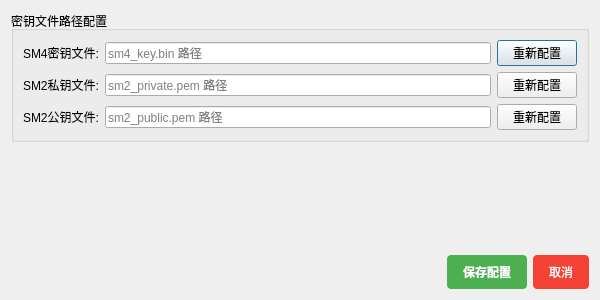
<?xml version="1.0" encoding="UTF-8"?>
<ui version="4.0">
 <class>KeyConfigDialog</class>
 <widget class="QDialog" name="KeyConfigDialog">
  <property name="geometry">
   <rect>
    <x>0</x>
    <y>0</y>
    <width>600</width>
    <height>300</height>
   </rect>
  </property>
  <property name="windowTitle">
   <string>密钥配置</string>
  </property>
  <layout class="QVBoxLayout" name="verticalLayout">
   <item>
    <widget class="QGroupBox" name="groupBox">
     <property name="title">
      <string>密钥文件路径配置</string>
     </property>
     <layout class="QGridLayout" name="gridLayout">
      <item row="0" column="0">
       <widget class="QLabel" name="label_sm4">
        <property name="text">
         <string>SM4密钥文件:</string>
        </property>
       </widget>
      </item>
      <item row="0" column="1">
       <layout class="QHBoxLayout" name="horizontalLayout">
        <item>
         <widget class="QLineEdit" name="sm4KeyEdit">
          <property name="placeholderText">
           <string>sm4_key.bin 路径</string>
          </property>
         </widget>
        </item>
        <item>
         <widget class="QPushButton" name="browseSm4Button">
          <property name="text">
           <string>重新配置</string>
          </property>
         </widget>
        </item>
       </layout>
      </item>
      <item row="1" column="0">
       <widget class="QLabel" name="label_private">
        <property name="text">
         <string>SM2私钥文件:</string>
        </property>
       </widget>
      </item>
      <item row="1" column="1">
       <layout class="QHBoxLayout" name="horizontalLayout_2">
        <item>
         <widget class="QLineEdit" name="privateKeyEdit">
          <property name="placeholderText">
           <string>sm2_private.pem 路径</string>
          </property>
         </widget>
        </item>
        <item>
         <widget class="QPushButton" name="browsePrivateKeyButton">
          <property name="text">
           <string>重新配置</string>
          </property>
         </widget>
        </item>
       </layout>
      </item>
      <item row="2" column="0">
       <widget class="QLabel" name="label_public">
        <property name="text">
         <string>SM2公钥文件:</string>
        </property>
       </widget>
      </item>
      <item row="2" column="1">
       <layout class="QHBoxLayout" name="horizontalLayout_3">
        <item>
         <widget class="QLineEdit" name="publicKeyEdit">
          <property name="placeholderText">
           <string>sm2_public.pem 路径</string>
          </property>
         </widget>
        </item>
        <item>
         <widget class="QPushButton" name="browsePublicKeyButton">
          <property name="text">
           <string>重新配置</string>
          </property>
         </widget>
        </item>
       </layout>
      </item>
     </layout>
    </widget>
   </item>
   <item>
    <spacer name="verticalSpacer">
     <property name="orientation">
      <enum>Qt::Vertical</enum>
     </property>
     <property name="sizeHint" stdset="0">
      <size>
       <width>20</width>
       <height>40</height>
      </size>
     </property>
    </spacer>
   </item>
   <item>
    <layout class="QHBoxLayout" name="horizontalLayout_4">
     <item>
      <spacer name="horizontalSpacer">
       <property name="orientation">
        <enum>Qt::Horizontal</enum>
       </property>
       <property name="sizeHint" stdset="0">
        <size>
         <width>40</width>
         <height>20</height>
        </size>
       </property>
      </spacer>
     </item>
     <item>
      <widget class="QPushButton" name="saveButton">
       <property name="styleSheet">
        <string notr="true">QPushButton {
    font-weight: bold;
    padding: 8px 16px;
    background-color: #4CAF50;
    color: white;
    border: none;
    border-radius: 4px;
}
QPushButton:hover {
    background-color: #45a049;
}</string>
       </property>
       <property name="text">
        <string>保存配置</string>
       </property>
      </widget>
     </item>
     <item>
      <widget class="QPushButton" name="cancelButton">
       <property name="styleSheet">
        <string notr="true">QPushButton {
    padding: 8px 16px;
    background-color: #f44336;
    color: white;
    border: none;
    border-radius: 4px;
}
QPushButton:hover {
    background-color: #d32f2f;
}</string>
       </property>
       <property name="text">
        <string>取消</string>
       </property>
      </widget>
     </item>
    </layout>
   </item>
  </layout>
 </widget>
 <resources/>
 <connections/>
</ui>
